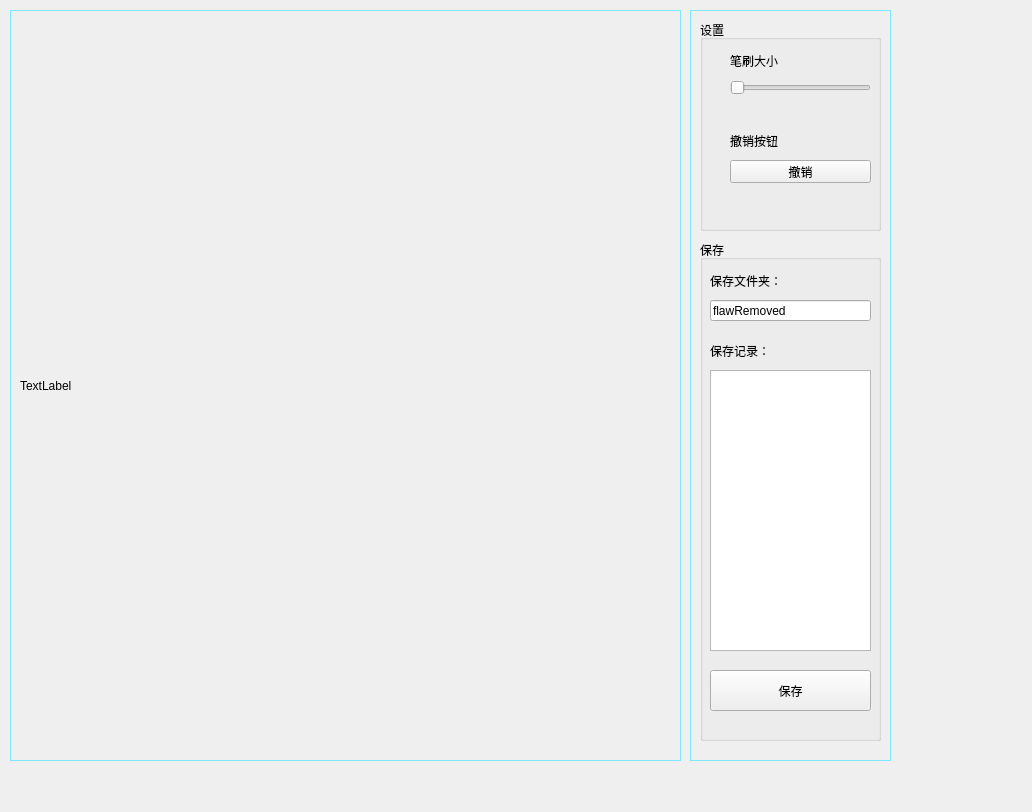
<?xml version="1.0" encoding="UTF-8"?>
<ui version="4.0">
 <class>Form</class>
 <widget class="QWidget" name="Form">
  <property name="geometry">
   <rect>
    <x>0</x>
    <y>0</y>
    <width>1032</width>
    <height>812</height>
   </rect>
  </property>
  <property name="windowTitle">
   <string>Form</string>
  </property>
  <widget class="QFrame" name="imgFrame">
   <property name="geometry">
    <rect>
     <x>10</x>
     <y>10</y>
     <width>671</width>
     <height>751</height>
    </rect>
   </property>
   <property name="styleSheet">
    <string notr="true">#imgFrame{border:1px solid rgb(123, 233, 255)}</string>
   </property>
   <property name="frameShape">
    <enum>QFrame::StyledPanel</enum>
   </property>
   <property name="frameShadow">
    <enum>QFrame::Raised</enum>
   </property>
   <widget class="QLabel" name="imgLabel">
    <property name="geometry">
     <rect>
      <x>10</x>
      <y>10</y>
      <width>651</width>
      <height>731</height>
     </rect>
    </property>
    <property name="text">
     <string>TextLabel</string>
    </property>
   </widget>
  </widget>
  <widget class="QFrame" name="controlFrame">
   <property name="geometry">
    <rect>
     <x>690</x>
     <y>10</y>
     <width>201</width>
     <height>751</height>
    </rect>
   </property>
   <property name="styleSheet">
    <string notr="true">#controlFrame{border:1px solid rgb(123, 233, 255)}</string>
   </property>
   <property name="frameShape">
    <enum>QFrame::StyledPanel</enum>
   </property>
   <property name="frameShadow">
    <enum>QFrame::Raised</enum>
   </property>
   <widget class="QGroupBox" name="cropGroupBox">
    <property name="geometry">
     <rect>
      <x>10</x>
      <y>10</y>
      <width>181</width>
      <height>211</height>
     </rect>
    </property>
    <property name="title">
     <string>设置</string>
    </property>
    <widget class="QLabel" name="label_2">
     <property name="geometry">
      <rect>
       <x>30</x>
       <y>30</y>
       <width>51</width>
       <height>21</height>
      </rect>
     </property>
     <property name="text">
      <string>笔刷大小</string>
     </property>
    </widget>
    <widget class="QSlider" name="sizeSlider">
     <property name="geometry">
      <rect>
       <x>30</x>
       <y>60</y>
       <width>141</width>
       <height>16</height>
      </rect>
     </property>
     <property name="minimum">
      <number>20</number>
     </property>
     <property name="maximum">
      <number>60</number>
     </property>
     <property name="singleStep">
      <number>2</number>
     </property>
     <property name="value">
      <number>20</number>
     </property>
     <property name="orientation">
      <enum>Qt::Horizontal</enum>
     </property>
    </widget>
    <widget class="QLabel" name="label_3">
     <property name="geometry">
      <rect>
       <x>30</x>
       <y>110</y>
       <width>51</width>
       <height>21</height>
      </rect>
     </property>
     <property name="text">
      <string>撤销按钮</string>
     </property>
    </widget>
    <widget class="QPushButton" name="withdrawButton">
     <property name="geometry">
      <rect>
       <x>30</x>
       <y>140</y>
       <width>141</width>
       <height>23</height>
      </rect>
     </property>
     <property name="text">
      <string>撤销</string>
     </property>
    </widget>
   </widget>
   <widget class="QGroupBox" name="storeGroupBox">
    <property name="geometry">
     <rect>
      <x>10</x>
      <y>230</y>
      <width>181</width>
      <height>501</height>
     </rect>
    </property>
    <property name="title">
     <string>保存</string>
    </property>
    <widget class="QListView" name="storeListView">
     <property name="geometry">
      <rect>
       <x>10</x>
       <y>130</y>
       <width>161</width>
       <height>281</height>
      </rect>
     </property>
    </widget>
    <widget class="QLabel" name="targetLabel_2">
     <property name="geometry">
      <rect>
       <x>10</x>
       <y>30</y>
       <width>91</width>
       <height>21</height>
      </rect>
     </property>
     <property name="text">
      <string>保存文件夹：</string>
     </property>
    </widget>
    <widget class="QLineEdit" name="storeLineEdit">
     <property name="geometry">
      <rect>
       <x>10</x>
       <y>60</y>
       <width>161</width>
       <height>21</height>
      </rect>
     </property>
     <property name="text">
      <string>flawRemoved</string>
     </property>
     <property name="readOnly">
      <bool>true</bool>
     </property>
    </widget>
    <widget class="QLabel" name="targetLabel_3">
     <property name="geometry">
      <rect>
       <x>10</x>
       <y>100</y>
       <width>91</width>
       <height>21</height>
      </rect>
     </property>
     <property name="text">
      <string>保存记录：</string>
     </property>
    </widget>
    <widget class="QPushButton" name="storeButton">
     <property name="geometry">
      <rect>
       <x>10</x>
       <y>430</y>
       <width>161</width>
       <height>41</height>
      </rect>
     </property>
     <property name="text">
      <string>保存</string>
     </property>
    </widget>
   </widget>
  </widget>
 </widget>
 <resources/>
 <connections/>
</ui>
